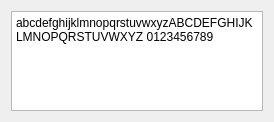
<?xml version="1.0" encoding="UTF-8"?>
<ui version="4.0">
 <class>CharactersWidget</class>
 <widget class="QWidget" name="CharactersWidget">
  <property name="geometry">
   <rect>
    <x>0</x>
    <y>0</y>
    <width>274</width>
    <height>118</height>
   </rect>
  </property>
  <property name="windowTitle">
   <string>Form</string>
  </property>
  <layout class="QVBoxLayout" name="verticalLayout">
   <item>
    <widget class="QPlainTextEdit" name="characters">
     <property name="sizePolicy">
      <sizepolicy hsizetype="Expanding" vsizetype="Fixed">
       <horstretch>0</horstretch>
       <verstretch>0</verstretch>
      </sizepolicy>
     </property>
     <property name="maximumSize">
      <size>
       <width>16777215</width>
       <height>100</height>
      </size>
     </property>
     <property name="plainText">
      <string>abcdefghijklmnopqrstuvwxyzABCDEFGHIJKLMNOPQRSTUVWXYZ 0123456789</string>
     </property>
     <property name="placeholderText">
      <string>abc..</string>
     </property>
    </widget>
   </item>
  </layout>
 </widget>
 <resources/>
 <connections/>
</ui>
